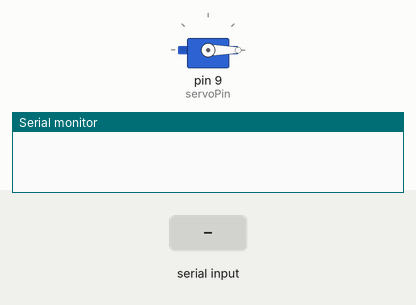
Bench run of a sketch on a simulated Arduino Uno, built with avr-gcc and run on an emulated ATmega328P. Parts: servo, the last lines printed to the serial monitor. The inputs (shaded band) are chosen by the test bench.

Above: at 1.2 s.
1.3 s: "90,45\n" received over Serial
At 2.1 s:
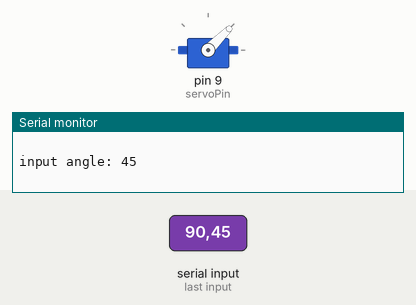
2.8 s: "30,150\n" received over Serial
At 3.3 s:
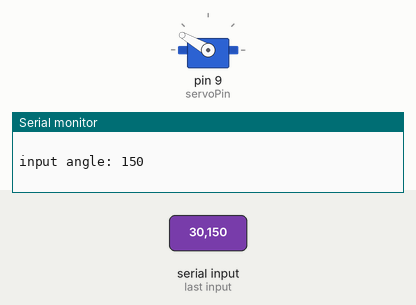
4.3 s: "200\n" received over Serial
At 5.5 s:
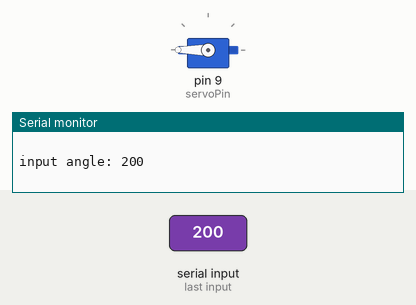
5.8 s: "90\n" received over Serial
At 6.6 s:
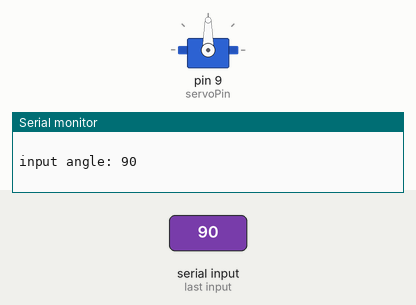
Timing chart, 0 to 8.3 s (numbered marks = the images above; inputs shaded):
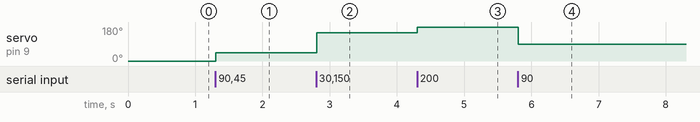

Measured:
- after the input at 1.3 s, servo on pin 9 (servoPin): 0° → 45° at once
- after the input at 2.8 s, servo on pin 9 (servoPin): 45° → 150° at once
- after the input at 4.3 s, servo on pin 9 (servoPin): 150° → 180° at once
- after the input at 5.8 s, servo on pin 9 (servoPin): 180° → 90° at once

The sketch:

servoinput.ino
```cpp
#include<Servo.h>  //  서보모터의 쉬운 제어를 위한 라이브러리 추가
Servo servo1;  //  서보모터 제어하기 위한 Servo 객체생성 / 변수 선언

const int servoPin = 9;  //  PWM 가용핀(9번 핀)에 서보 모터 연결
const int angle_i = 0;  //  초기 각도값 설정
int value = 0;

void setup() {
  Serial.begin(9600);  //  시리얼 모니터 사용
  servo1.attach(servoPin);  //  서보 모터의 입출력핀 지정
  servo1.write(angle_i);  //  전원 연결 후 서보모터 0도에 맞춰 입력 대기
}

void loop() {
  if (Serial.available()){
    value = Serial.parseInt();  //  시리얼 입력값 정수형으로 저장
    Serial.print("input angle: ");
    Serial.println(value); //  시리얼 모니터로 입력받은 수 출력
    servo1.write(value);
    value = Serial.read();
    Serial.println(" ");
  }
}
```
